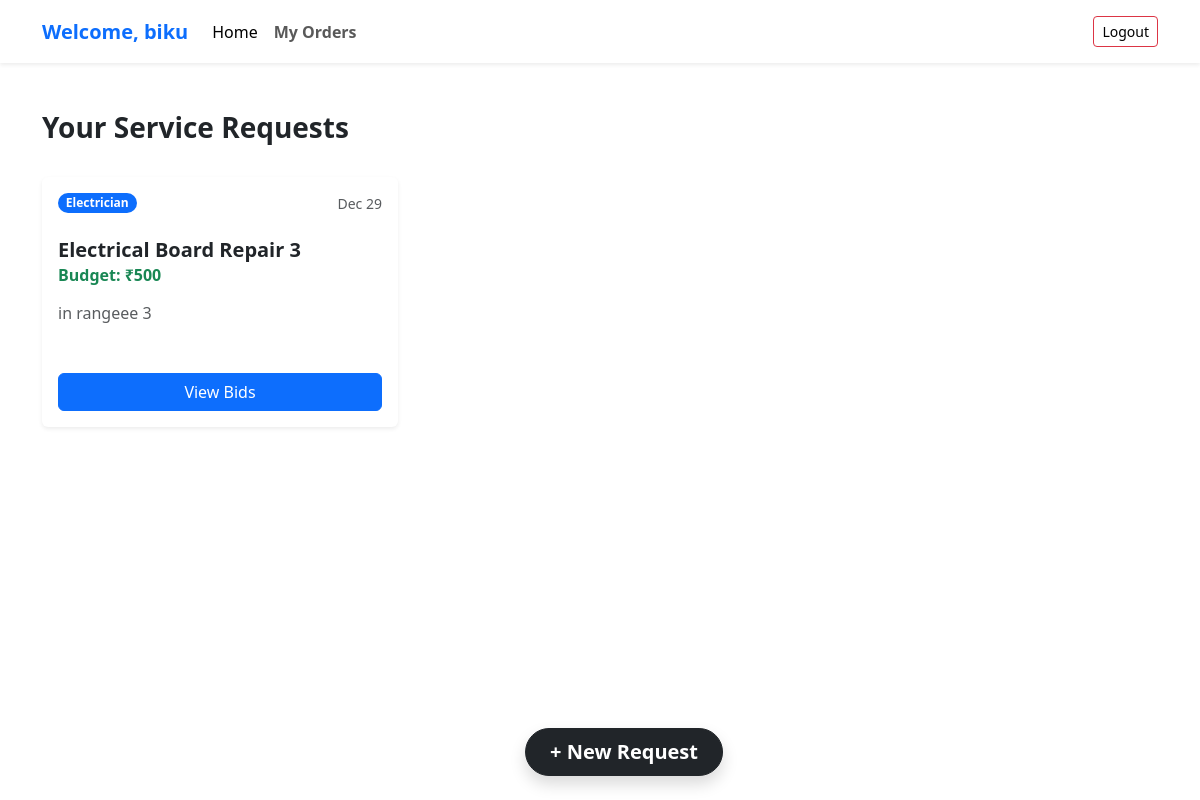
/consumer_dashboard (signed in), run on the app's committed database.
### app.py (models this page shows)
class users(db.Model):
    id = db.Column(db.Integer, primary_key=True)
    email = db.Column(db.String(120), unique=True, nullable=False, index=True)
    password_hash = db.Column(db.String(255), nullable=False)
    full_name = db.Column(db.String(120), nullable=False)
    latitude = db.Column(db.Float, nullable=False)
    longitude = db.Column(db.Float, nullable=False)
    radius_km = db.Column(db.Float, default=5.0)  # optional usage
    is_provider = db.Column(db.Boolean, default=False)
    is_consumer = db.Column(db.Boolean, default=False)
    user_skill=db.Column(db.String(20), nullable=True)
    created_at = db.Column(db.DateTime, default=db.func.current_timestamp())

class service_request(db.Model):
    id=db.Column(db.Integer, primary_key=True)
    consumer_id=db.Column(db.Integer, nullable=False)
    con_latitude = db.Column(db.Float, nullable=False)
    con_longitude = db.Column(db.Float, nullable=False)
    service_title=db.Column(db.String(200), nullable=False)
    service_type=db.Column(db.String(50), nullable=False)
    budget=db.Column(db.Integer, nullable=False)
    desc=db.Column(db.String(500), nullable=False)
    is_active=db.Column(db.Boolean, default=True)
    is_inprogress=db.Column(db.Boolean, default=False)
    assigned_provider_id=db.Column(db.Integer, nullable=True)
    created_at=db.Column(db.DateTime, default=db.func.current_timestamp())

### app.py (the view)
@app.route('/consumer_dashboard')
def consumer_dashboard():
    if 'user_id' not in session:
        return redirect(url_for('login'))
    id=session['user_id']
    print(id)
    current_user_object = users.query.get(id)
    ser_req=service_request.query.filter_by(consumer_id=id).all()
    active_req_ids = [r.id for r in ser_req if r.is_active]
    requests_with_bids = []
    if active_req_ids:
        active_bids_query = db.session.query(bids.ser_req_id)\
                        .filter(bids.ser_req_id.in_(active_req_ids))\
                        .distinct().all()
        requests_with_bids = [r[0] for r in active_bids_query]
    print("count: ",len(ser_req),ser_req)
    return render_template('consumer/consumer_dashboard.html',user=current_user_object,requests=ser_req,requests_with_bids=requests_with_bids)

### templates/consumer/consumer_dashboard.html (shortened to what this page needs)
{% extends 'base.html' %}
{% block body %}
<nav class="navbar navbar-expand-lg navbar-light bg-white shadow-sm sticky-top">
  <div class="container">
    <a class="navbar-brand fw-bold text-primary" href="#">
       Welcome, {{user.full_name}}
    </a>
    <div class="collapse navbar-collapse" id="navbarText">
      <ul class="navbar-nav me-auto mb-2 mb-lg-0">
        <li class="nav-item">
          <a class="nav-link active" aria-current="page" href="#">Home</a>
        </li>
        <li class="nav-item">
          <a class="nav-link fw-bold" href="{{ url_for('my_orders') }}">My Orders</a>
        </li>
      </ul>
      <span class="navbar-text">
        <a href="{{url_for('logout')}}" class="btn btn-outline-danger btn-sm">Logout</a>
      </span>
    </div>
  </div>
</nav>
<div class="container py-5">
  <div class="d-flex justify-content-between align-items-center mb-4">
    <h3 class="fw-bold text-dark">Your Service Requests</h3>
  </div>
  <div class="row row-cols-1 row-cols-md-2 row-cols-lg-3 g-4 pb-5">
    {% for request in requests %}
    <div class="col">
      <div class="card h-100 shadow-sm border-0 transition-hover position-relative">
        <div class="card-header bg-transparent border-0 pt-3">
          <div class="d-flex justify-content-between align-items-start">
            <span class="badge bg-primary rounded-pill">{{ request.service_type }}
            </span>
            <span class="text-muted small">{{ request.created_at.strftime('%b %d') }}</span>
          </div>
        </div>
        <div class="card-body">
          <h5 class="card-title fw-bold text-dark">{{ request.service_title }}</h5>
          <h6 class="card-subtitle mb-3 text-success fw-bold">Budget: ₹{{ request.budget }}</h6>
          <p class="card-text text-muted text-truncate-3" style="min-height: 3rem;">
            {{ request.desc }}
          </p>
        </div>
        <div class="card-footer bg-transparent border-top-0 pb-3">
          <div class="d-grid gap-2">
            <a href="{{url_for('view_bids', req_id=request.id)}}" class="btn btn-primary">
              View Bids
            </a>
          </div>
        </div>
      </div>
    </div>
    {% endfor %}
  </div>
</div>
<a href="{{url_for('add_service_request')}}"
  class="btn btn-lg btn-dark rounded-pill position-fixed bottom-0 start-50 translate-middle-x m-4 shadow z-3 px-4 fw-bold">
  <span class="fs-5">+</span> New Request
</a>
{% endblock body %}

### data on the page
users: full_name "biku"
service_request: service_type "Electrician", created_at "Dec 29", service_title "Electrical Board Repair 3", budget "500", desc "in rangeee 3"
